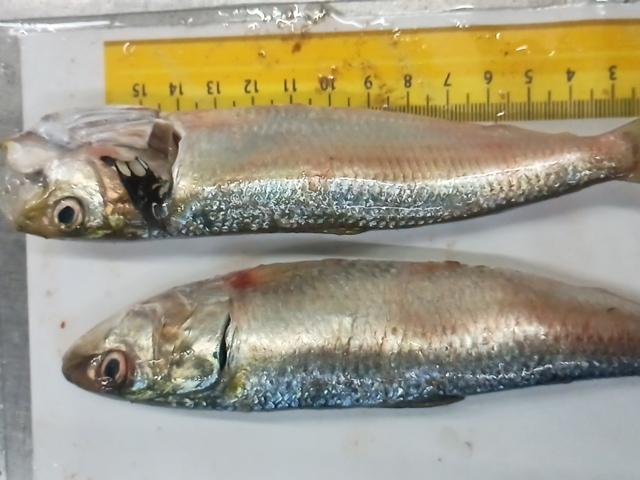
#> input picture computer vision projects/Seafood Freshness App Project/Production Pipeline/white-paper-assets/sample-inputs/2024-12-24_10_10_40_(18130)_sardine_input.jpeg, 640 x 480 px
$ python visualize.py
#> lines starting #> are read from the running program, lines starting #| are printed output that depends on the picture
"""
visualize.py

Utility to visualize before and after images side-by-side
and save publication-quality figures.
run this file by using the command in terminal: python path/to/visualize.py
"""

import numpy as np
import matplotlib.pyplot as plt
from PIL import Image


def _read_image(image):
    """
    Reads an image from a file path or returns the numpy array.
    """

    if isinstance(image, str):
        image = np.array(Image.open(image).convert("RGB"))
#> image is the input picture: shape (480, 640, 3); mean R, G, B 162.2, 155.1, 132.4

    return image


def show_comparison(
    before,
    after,
    before_title="Before",
    after_title="After",
    figure_title="Comparison",
    save_path=r"../generated-results/comparison.png",
    dpi=300,
    figsize=(12, 6),
    show=True,
):
    """
    Display one original image beside one or more processed images.
    """

    before = _read_image(before)

    # Allow single image or list
    if not isinstance(after, (list, tuple)):
        after = [after]

    after = [_read_image(img) for img in after]
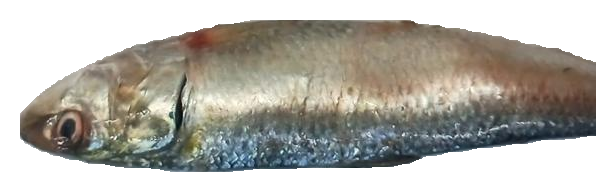
#> input picture computer vision projects/Seafood Freshness App Project/Production Pipeline/white-paper-assets/generated-results/2024-12-24_10_10_40_(18130)_sardine_input_segmented_0.png, 616 x 192 px
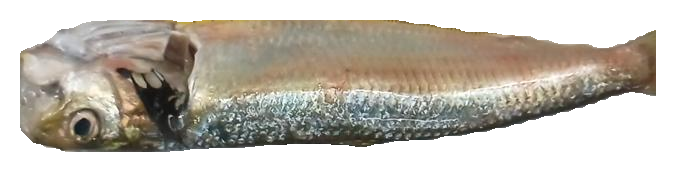
#> input picture computer vision projects/Seafood Freshness App Project/Production Pipeline/white-paper-assets/generated-results/2024-12-24_10_10_40_(18130)_sardine_input_segmented_1.png, 676 x 172 px
#> after = 2 items

    n = len(after)
#> n = 2

    fig = plt.figure(
        figsize=(figsize[0], max(figsize[1], 3 * n)),
        constrained_layout=True,
    )

    gs = fig.add_gridspec(n, 2)

    # Original image spans all rows
    ax_before = fig.add_subplot(gs[:, 0])
    ax_before.imshow(before)
    ax_before.set_title(before_title, fontsize=14)
    ax_before.axis("off")

    # Processed images
    for i, img in enumerate(after):
        ax = fig.add_subplot(gs[i, 1])
        ax.imshow(img)

        if n == 1:
            title = after_title
        else:
            title = f"{after_title} {i+1}"

        ax.set_title(title, fontsize=14)
        ax.axis("off")
#> this loop made 2 passes
#> title on passes 1 to 2: 'Segmented Fish 1', 'Segmented Fish 2'

    fig.suptitle(
        figure_title,
        fontsize=18,
        fontweight="bold",
    )

    plt.savefig(
        save_path,
        dpi=dpi,
        bbox_inches="tight",
        pad_inches=0.15,
    )
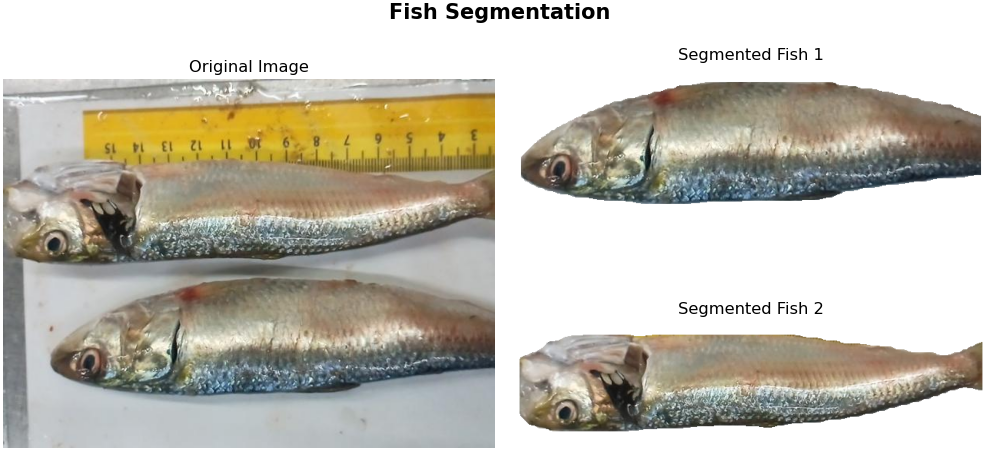
#> figure drawn by matplotlib, 3 panels

    if show:
        plt.show()
    else:
        plt.close(fig)

    print(f"✓ Figure saved to: {save_path}")
    print(f"✓ DPI: {dpi}")


if __name__ == "__main__":
    show_comparison(
    before=r"../sample-inputs/2024-12-24_10_10_40_(18130)_sardine_input.jpeg",
    after=[r"../generated-results/2024-12-24_10_10_40_(18130)_sardine_input_segmented_0.png",
           r"../generated-results/2024-12-24_10_10_40_(18130)_sardine_input_segmented_1.png"],
    before_title="Original Image",
    after_title="Segmented Fish",
    figure_title="Fish Segmentation",
    save_path=r"../generated-results/comparison1.png",
    dpi=1200,
    )

    show_comparison(
        before=r"../generated-results/2024-12-24_10_10_40_(18130)_sardine_input_segmented_1.png",
        after=r"../generated-results/sardine_fish_cuts.png",
        before_title="Segmented Fish",
        after_title="Detected Damages",
        figure_title="Fish Damage Detection",
        save_path=r"../generated-results/comparison2.png",
        dpi=600,
    )
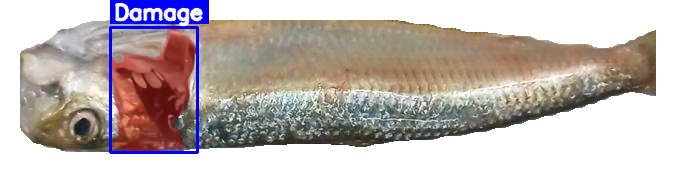
#> input picture computer vision projects/Seafood Freshness App Project/Production Pipeline/white-paper-assets/generated-results/sardine_fish_cuts.png, 676 x 172 px
#> the loop in show_comparison (call 2), `for i, img in enumerate(after):` made 1 pass
#> title on pass 1: 'Detected Damages'
